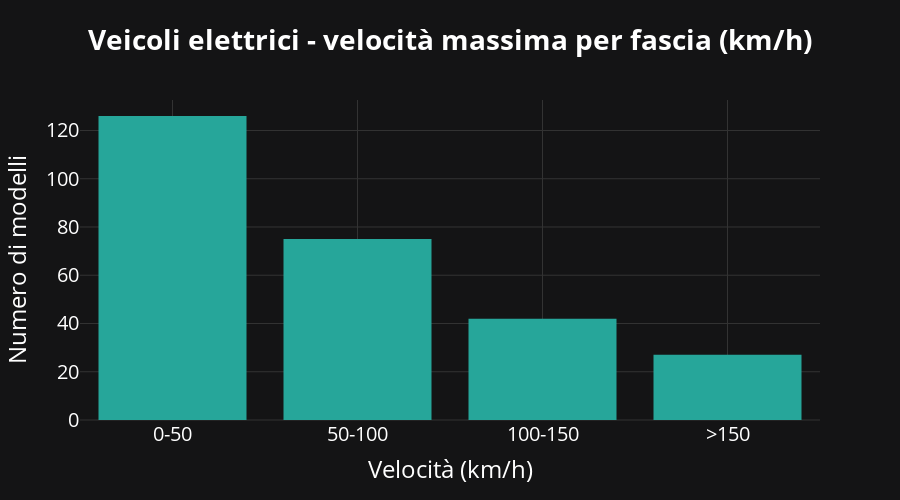

Notebook code cell kept with this figure:
### Markdown cell above
### Eletric bikes, how many models, how fast are they

### Code cell
if "Top_speed_kmh" not in df.columns:
    df["Top_speed_kmh"] = df["Top speed"].str.extract(r"([\d\.]+)").astype(float)

# 2. Seleziona i modelli con 0 HP
elec_df = df[df["Engine type"] == "Electric"].dropna(subset=["Top_speed_kmh"])

bins   = [50, 100, 150,200,np.inf]
labels = ["0-50", "50-100", "100-150",">150"]

elec_df["speed_band"] = pd.cut(
    elec_df["Top_speed_kmh"],
    bins=bins,
    labels=labels,
    right=False
)

band_counts = (elec_df["speed_band"]
                 .value_counts()
                 .reindex(labels)
                 .rename("count")
                 .reset_index())

# 4. Grafico a barre
fig_band = px.bar(
    band_counts,
    x="speed_band",
    y="count",
    color_discrete_sequence=["#26a69a"],
    title="<b>Veicoli elettrici - velocità massima per fascia (km/h)</b>",
    height=500
)

fig_band.update_xaxes(title="Velocità (km/h)")
fig_band.update_yaxes(title="Numero di modelli")
set_theme(fig_band).show()

### Figure 1 — Plotly figure (JSON) as saved in the notebook; plotly's stock layout.template omitted (floating-point values rounded to 4 significant figures)
{"data": [{"alignmentgroup": "True", "hovertemplate": "speed_band=%{x}<br>count=%{y}<extra></extra>", "legendgroup": "", "marker": {"color": "#26a69a", "pattern": {"shape": ""}}, "name": "", "offsetgroup": "", "orientation": "v", "showlegend": false, "textposition": "auto", "type": "bar", "x": ["0-50", "50-100", "100-150", ">150"], "xaxis": "x", "y": [126, 75, 42, 27], "yaxis": "y"}], "layout": {"barmode": "relative", "font": {"color": "white", "size": 20}, "height": 500, "legend": {"bgcolor": "rgba(0,0,0,0)", "tracegroupgap": 0}, "paper_bgcolor": "#141415", "plot_bgcolor": "#141415", "title": {"text": "<b>Veicoli elettrici - velocità massima per fascia (km/h)</b>"}, "xaxis": {"anchor": "y", "domain": [0, 1], "gridcolor": "#333333", "title": {"text": "Velocità (km/h)"}, "zerolinecolor": "#333333"}, "yaxis": {"anchor": "x", "domain": [0, 1], "gridcolor": "#333333", "title": {"text": "Numero di modelli"}, "zerolinecolor": "#333333"}}}
